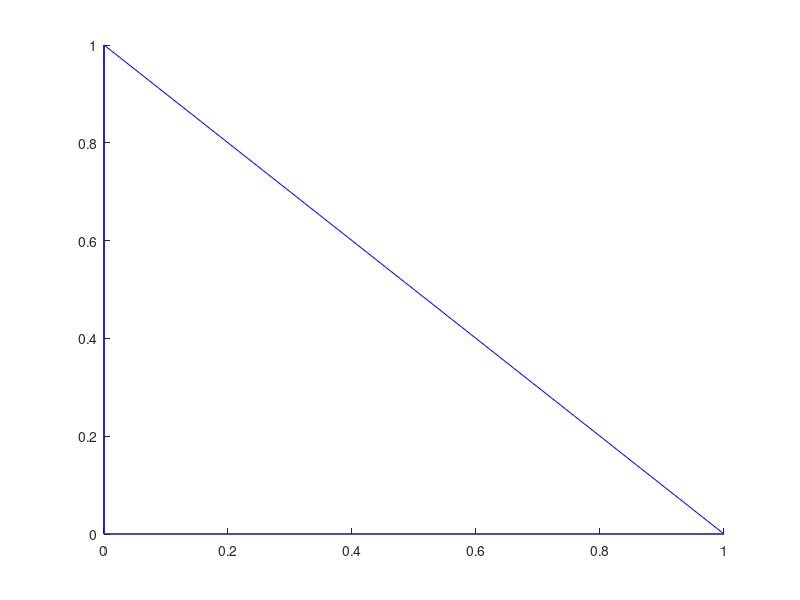

The MATLAB source for this figure: (Note: this script raises an error after producing the figure.)
close all;
clear all;
clc;

%选择高斯点阶数
%nint = 1;
%绘制四面体
x  = [0 0 0; 
    1 0 0; 
    0 1 0;
    0 0 1];%四面体定点坐标

ix=[1 2 3 4 1 3 4 2];%四面体连线顺序

 figure; 
 patch('vertices', x, 'faces', ix, 'facecolor', 'none', 'edgecolor', 'b');%四面体绘制

 nint=1:3;
 %绘制高斯点
sty  = {'x', 'o', '^'}; 
clr  = {'r', 'b', 'k'}; 
hold on;%将三阶图的高斯点画一起
for i = 1:length(nint)
    [g, w] = TET4_GP(nint(i)); 
    plot3(g(:, 1), g(:, 2), g(:, 3), 'marker', sty{i}, 'color', clr{i}, 'linestyle', 'none', ...
        'markersize', 16); 
end
view(10, 45);%视图旋转